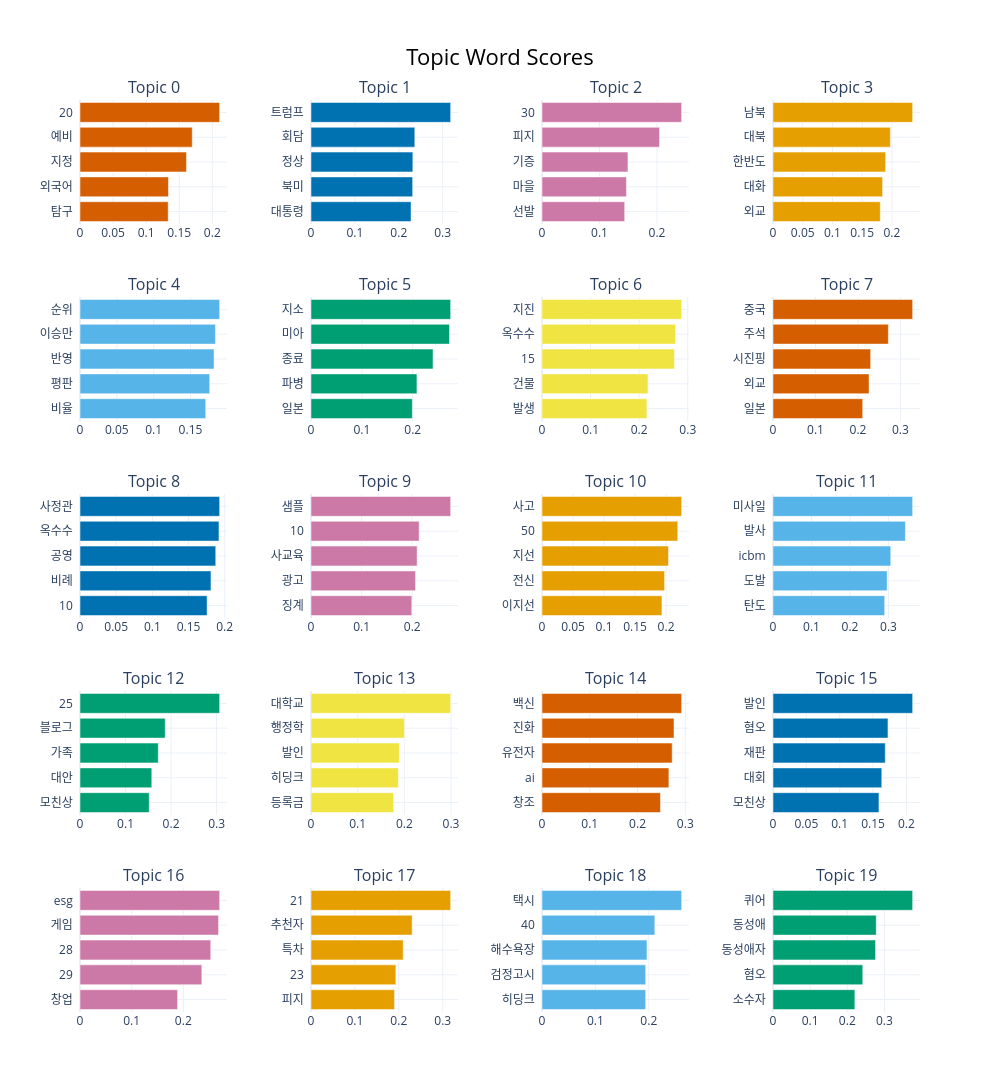

The code cell stored with this chart in its notebook:
### Code cell
# To visualize the ranking of terms per topic
barchart_vis = topic_model.visualize_barchart(top_n_topics=20)
barchart_vis

### Figure 1 — Plotly figure (JSON) as saved in the notebook; plotly's stock layout.template omitted (floating-point values rounded to 4 significant figures)
{"data": [{"marker": {"color": "#D55E00"}, "orientation": "h", "type": "bar", "x": [0.1333, 0.1337, 0.161, 0.1697, 0.2111], "xaxis": "x", "y": ["탐구  ", "외국어  ", "지정  ", "예비  ", "20  "], "yaxis": "y"}, {"marker": {"color": "#0072B2"}, "orientation": "h", "type": "bar", "x": [0.2279, 0.2316, 0.232, 0.2365, 0.3182], "xaxis": "x2", "y": ["대통령  ", "북미  ", "정상  ", "회담  ", "트럼프  "], "yaxis": "y2"}, {"marker": {"color": "#CC79A7"}, "orientation": "h", "type": "bar", "x": [0.1438, 0.1469, 0.1495, 0.2043, 0.2429], "xaxis": "x3", "y": ["선발  ", "마을  ", "기증  ", "피지  ", "30  "], "yaxis": "y3"}, {"marker": {"color": "#E69F00"}, "orientation": "h", "type": "bar", "x": [0.1804, 0.1843, 0.1894, 0.1974, 0.2348], "xaxis": "x4", "y": ["외교  ", "대화  ", "한반도  ", "대북  ", "남북  "], "yaxis": "y4"}, {"marker": {"color": "#56B4E9"}, "orientation": "h", "type": "bar", "x": [0.1707, 0.176, 0.182, 0.1839, 0.1896], "xaxis": "x5", "y": ["비율  ", "평판  ", "반영  ", "이승만  ", "순위  "], "yaxis": "y5"}, {"marker": {"color": "#009E73"}, "orientation": "h", "type": "bar", "x": [0.1992, 0.2083, 0.2399, 0.2723, 0.2746], "xaxis": "x6", "y": ["일본  ", "파병  ", "종료  ", "미아  ", "지소  "], "yaxis": "y6"}, {"marker": {"color": "#F0E442"}, "orientation": "h", "type": "bar", "x": [0.2159, 0.2181, 0.2727, 0.275, 0.2874], "xaxis": "x7", "y": ["발생  ", "건물  ", "15  ", "옥수수  ", "지진  "], "yaxis": "y7"}, {"marker": {"color": "#D55E00"}, "orientation": "h", "type": "bar", "x": [0.2111, 0.2261, 0.2298, 0.2716, 0.3287], "xaxis": "x8", "y": ["일본  ", "외교  ", "시진핑  ", "주석  ", "중국  "], "yaxis": "y8"}, {"marker": {"color": "#0072B2"}, "orientation": "h", "type": "bar", "x": [0.1757, 0.181, 0.1876, 0.1921, 0.193], "xaxis": "x9", "y": ["10  ", "비례  ", "공영  ", "옥수수  ", "사정관  "], "yaxis": "y9"}, {"marker": {"color": "#CC79A7"}, "orientation": "h", "type": "bar", "x": [0.1992, 0.2066, 0.2097, 0.2137, 0.2759], "xaxis": "x10", "y": ["징계  ", "광고  ", "사교육  ", "10  ", "샘플  "], "yaxis": "y10"}, {"marker": {"color": "#E69F00"}, "orientation": "h", "type": "bar", "x": [0.1934, 0.1976, 0.2039, 0.2189, 0.2251], "xaxis": "x11", "y": ["이지선  ", "전신  ", "지선  ", "50  ", "사고  "], "yaxis": "y11"}, {"marker": {"color": "#56B4E9"}, "orientation": "h", "type": "bar", "x": [0.29, 0.2966, 0.3059, 0.3439, 0.3627], "xaxis": "x12", "y": ["탄도  ", "도발  ", "icbm  ", "발사  ", "미사일  "], "yaxis": "y12"}, {"marker": {"color": "#009E73"}, "orientation": "h", "type": "bar", "x": [0.152, 0.1577, 0.1719, 0.1872, 0.3067], "xaxis": "x13", "y": ["모친상  ", "대안  ", "가족  ", "블로그  ", "25  "], "yaxis": "y13"}, {"marker": {"color": "#F0E442"}, "orientation": "h", "type": "bar", "x": [0.1772, 0.1872, 0.1894, 0.2002, 0.2992], "xaxis": "x14", "y": ["등록금  ", "히딩크  ", "발인  ", "행정학  ", "대학교  "], "yaxis": "y14"}, {"marker": {"color": "#D55E00"}, "orientation": "h", "type": "bar", "x": [0.248, 0.2657, 0.2726, 0.2763, 0.2923], "xaxis": "x15", "y": ["창조  ", "ai  ", "유전자  ", "진화  ", "백신  "], "yaxis": "y15"}, {"marker": {"color": "#0072B2"}, "orientation": "h", "type": "bar", "x": [0.1588, 0.1631, 0.1683, 0.1723, 0.2094], "xaxis": "x16", "y": ["모친상  ", "대회  ", "재판  ", "혐오  ", "발인  "], "yaxis": "y16"}, {"marker": {"color": "#CC79A7"}, "orientation": "h", "type": "bar", "x": [0.1889, 0.2359, 0.2531, 0.2682, 0.2704], "xaxis": "x17", "y": ["창업  ", "29  ", "28  ", "게임  ", "esg  "], "yaxis": "y17"}, {"marker": {"color": "#E69F00"}, "orientation": "h", "type": "bar", "x": [0.1903, 0.1933, 0.21, 0.2304, 0.318], "xaxis": "x18", "y": ["피지  ", "23  ", "특차  ", "추천자  ", "21  "], "yaxis": "y18"}, {"marker": {"color": "#56B4E9"}, "orientation": "h", "type": "bar", "x": [0.194, 0.1941, 0.1965, 0.2112, 0.2615], "xaxis": "x19", "y": ["히딩크  ", "검정고시  ", "해수욕장  ", "40  ", "택시  "], "yaxis": "y19"}, {"marker": {"color": "#009E73"}, "orientation": "h", "type": "bar", "x": [0.2203, 0.2416, 0.276, 0.2779, 0.3759], "xaxis": "x20", "y": ["소수자  ", "혐오  ", "동성애자  ", "동성애  ", "퀴어  "], "yaxis": "y20"}], "layout": {"annotations": [{"font": {"size": 16}, "showarrow": false, "text": "Topic 0", "x": 0.0875, "xanchor": "center", "xref": "paper", "y": 1.0, "yanchor": "bottom", "yref": "paper"}, {"font": {"size": 16}, "showarrow": false, "text": "Topic 1", "x": 0.3625, "xanchor": "center", "xref": "paper", "y": 1.0, "yanchor": "bottom", "yref": "paper"}, {"font": {"size": 16}, "showarrow": false, "text": "Topic 2", "x": 0.6375, "xanchor": "center", "xref": "paper", "y": 1.0, "yanchor": "bottom", "yref": "paper"}, {"font": {"size": 16}, "showarrow": false, "text": "Topic 3", "x": 0.9125, "xanchor": "center", "xref": "paper", "y": 1.0, "yanchor": "bottom", "yref": "paper"}, {"font": {"size": 16}, "showarrow": false, "text": "Topic 4", "x": 0.0875, "xanchor": "center", "xref": "paper", "y": 0.784, "yanchor": "bottom", "yref": "paper"}, {"font": {"size": 16}, "showarrow": false, "text": "Topic 5", "x": 0.3625, "xanchor": "center", "xref": "paper", "y": 0.784, "yanchor": "bottom", "yref": "paper"}, {"font": {"size": 16}, "showarrow": false, "text": "Topic 6", "x": 0.6375, "xanchor": "center", "xref": "paper", "y": 0.784, "yanchor": "bottom", "yref": "paper"}, {"font": {"size": 16}, "showarrow": false, "text": "Topic 7", "x": 0.9125, "xanchor": "center", "xref": "paper", "y": 0.784, "yanchor": "bottom", "yref": "paper"}, {"font": {"size": 16}, "showarrow": false, "text": "Topic 8", "x": 0.0875, "xanchor": "center", "xref": "paper", "y": 0.568, "yanchor": "bottom", "yref": "paper"}, {"font": {"size": 16}, "showarrow": false, "text": "Topic 9", "x": 0.3625, "xanchor": "center", "xref": "paper", "y": 0.568, "yanchor": "bottom", "yref": "paper"}, {"font": {"size": 16}, "showarrow": false, "text": "Topic 10", "x": 0.6375, "xanchor": "center", "xref": "paper", "y": 0.568, "yanchor": "bottom", "yref": "paper"}, {"font": {"size": 16}, "showarrow": false, "text": "Topic 11", "x": 0.9125, "xanchor": "center", "xref": "paper", "y": 0.568, "yanchor": "bottom", "yref": "paper"}, {"font": {"size": 16}, "showarrow": false, "text": "Topic 12", "x": 0.0875, "xanchor": "center", "xref": "paper", "y": 0.352, "yanchor": "bottom", "yref": "paper"}, {"font": {"size": 16}, "showarrow": false, "text": "Topic 13", "x": 0.3625, "xanchor": "center", "xref": "paper", "y": 0.352, "yanchor": "bottom", "yref": "paper"}, {"font": {"size": 16}, "showarrow": false, "text": "Topic 14", "x": 0.6375, "xanchor": "center", "xref": "paper", "y": 0.352, "yanchor": "bottom", "yref": "paper"}, {"font": {"size": 16}, "showarrow": false, "text": "Topic 15", "x": 0.9125, "xanchor": "center", "xref": "paper", "y": 0.352, "yanchor": "bottom", "yref": "paper"}, {"font": {"size": 16}, "showarrow": false, "text": "Topic 16", "x": 0.0875, "xanchor": "center", "xref": "paper", "y": 0.136, "yanchor": "bottom", "yref": "paper"}, {"font": {"size": 16}, "showarrow": false, "text": "Topic 17", "x": 0.3625, "xanchor": "center", "xref": "paper", "y": 0.136, "yanchor": "bottom", "yref": "paper"}, {"font": {"size": 16}, "showarrow": false, "text": "Topic 18", "x": 0.6375, "xanchor": "center", "xref": "paper", "y": 0.136, "yanchor": "bottom", "yref": "paper"}, {"font": {"size": 16}, "showarrow": false, "text": "Topic 19", "x": 0.9125, "xanchor": "center", "xref": "paper", "y": 0.136, "yanchor": "bottom", "yref": "paper"}], "height": 1250, "hoverlabel": {"bgcolor": "white", "font": {"family": "Rockwell", "size": 16}}, "showlegend": false, "title": {"font": {"color": "Black", "size": 22}, "text": "Topic Word Scores", "x": 0.5, "xanchor": "center", "yanchor": "top"}, "width": 1000, "xaxis": {"anchor": "y", "domain": [0, 0.175], "showgrid": true}, "xaxis10": {"anchor": "y10", "domain": [0.275, 0.45], "showgrid": true}, "xaxis11": {"anchor": "y11", "domain": [0.55, 0.725], "showgrid": true}, "xaxis12": {"anchor": "y12", "domain": [0.825, 1], "showgrid": true}, "xaxis13": {"anchor": "y13", "domain": [0, 0.175], "showgrid": true}, "xaxis14": {"anchor": "y14", "domain": [0.275, 0.45], "showgrid": true}, "xaxis15": {"anchor": "y15", "domain": [0.55, 0.725], "showgrid": true}, "xaxis16": {"anchor": "y16", "domain": [0.825, 1], "showgrid": true}, "xaxis17": {"anchor": "y17", "domain": [0, 0.175], "showgrid": true}, "xaxis18": {"anchor": "y18", "domain": [0.275, 0.45], "showgrid": true}, "xaxis19": {"anchor": "y19", "domain": [0.55, 0.725], "showgrid": true}, "xaxis2": {"anchor": "y2", "domain": [0.275, 0.45], "showgrid": true}, "xaxis20": {"anchor": "y20", "domain": [0.825, 1], "showgrid": true}, "xaxis3": {"anchor": "y3", "domain": [0.55, 0.725], "showgrid": true}, "xaxis4": {"anchor": "y4", "domain": [0.825, 1], "showgrid": true}, "xaxis5": {"anchor": "y5", "domain": [0, 0.175], "showgrid": true}, "xaxis6": {"anchor": "y6", "domain": [0.275, 0.45], "showgrid": true}, "xaxis7": {"anchor": "y7", "domain": [0.55, 0.725], "showgrid": true}, "xaxis8": {"anchor": "y8", "domain": [0.825, 1], "showgrid": true}, "xaxis9": {"anchor": "y9", "domain": [0, 0.175], "showgrid": true}, "yaxis": {"anchor": "x", "domain": [0.864, 1.0], "showgrid": true}, "yaxis10": {"anchor": "x10", "domain": [0.432, 0.568], "showgrid": true}, "yaxis11": {"anchor": "x11", "domain": [0.432, 0.568], "showgrid": true}, "yaxis12": {"anchor": "x12", "domain": [0.432, 0.568], "showgrid": true}, "yaxis13": {"anchor": "x13", "domain": [0.216, 0.352], "showgrid": true}, "yaxis14": {"anchor": "x14", "domain": [0.216, 0.352], "showgrid": true}, "yaxis15": {"anchor": "x15", "domain": [0.216, 0.352], "showgrid": true}, "yaxis16": {"anchor": "x16", "domain": [0.216, 0.352], "showgrid": true}, "yaxis17": {"anchor": "x17", "domain": [0, 0.136], "showgrid": true}, "yaxis18": {"anchor": "x18", "domain": [0, 0.136], "showgrid": true}, "yaxis19": {"anchor": "x19", "domain": [0, 0.136], "showgrid": true}, "yaxis2": {"anchor": "x2", "domain": [0.864, 1.0], "showgrid": true}, "yaxis20": {"anchor": "x20", "domain": [0, 0.136], "showgrid": true}, "yaxis3": {"anchor": "x3", "domain": [0.864, 1.0], "showgrid": true}, "yaxis4": {"anchor": "x4", "domain": [0.864, 1.0], "showgrid": true}, "yaxis5": {"anchor": "x5", "domain": [0.648, 0.784], "showgrid": true}, "yaxis6": {"anchor": "x6", "domain": [0.648, 0.784], "showgrid": true}, "yaxis7": {"anchor": "x7", "domain": [0.648, 0.784], "showgrid": true}, "yaxis8": {"anchor": "x8", "domain": [0.648, 0.784], "showgrid": true}, "yaxis9": {"anchor": "x9", "domain": [0.432, 0.568], "showgrid": true}}}
